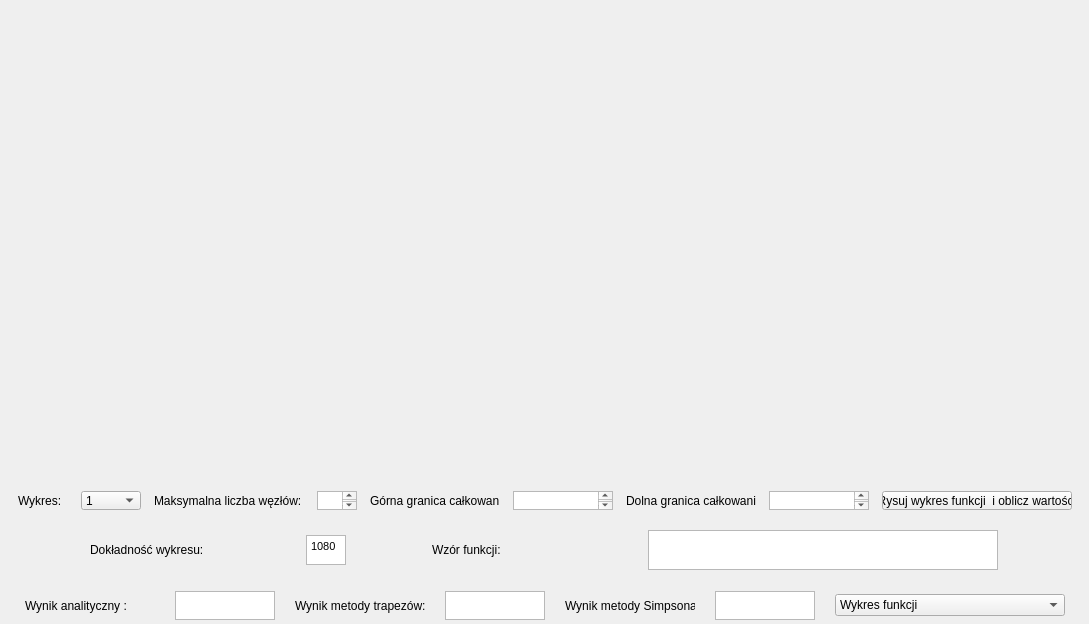
<?xml version="1.0" encoding="UTF-8"?>
<ui version="4.0">
 <class>EX2W</class>
 <widget class="QWidget" name="EX2W">
  <property name="geometry">
   <rect>
    <x>0</x>
    <y>0</y>
    <width>1089</width>
    <height>624</height>
   </rect>
  </property>
  <property name="minimumSize">
   <size>
    <width>1089</width>
    <height>624</height>
   </size>
  </property>
  <property name="maximumSize">
   <size>
    <width>1089</width>
    <height>624</height>
   </size>
  </property>
  <property name="windowTitle">
   <string>EX2W</string>
  </property>
  <widget class="QWidget" name="gridLayoutWidget_2">
   <property name="geometry">
    <rect>
     <x>20</x>
     <y>0</y>
     <width>1091</width>
     <height>481</height>
    </rect>
   </property>
   <layout class="QGridLayout" name="chartLayout"/>
  </widget>
  <widget class="QWidget" name="gridLayoutWidget">
   <property name="geometry">
    <rect>
     <x>0</x>
     <y>480</y>
     <width>1091</width>
     <height>41</height>
    </rect>
   </property>
   <layout class="QGridLayout" name="gridLayout">
    <item row="0" column="2">
     <widget class="QLabel" name="label_2">
      <property name="maximumSize">
       <size>
        <width>150</width>
        <height>16777215</height>
       </size>
      </property>
      <property name="text">
       <string>Maksymalna liczba węzłów: 2^</string>
      </property>
     </widget>
    </item>
    <item row="0" column="6">
     <widget class="QLabel" name="label_4">
      <property name="maximumSize">
       <size>
        <width>130</width>
        <height>16777215</height>
       </size>
      </property>
      <property name="text">
       <string>Dolna granica całkowania:</string>
      </property>
     </widget>
    </item>
    <item row="0" column="0">
     <widget class="QLabel" name="label">
      <property name="maximumSize">
       <size>
        <width>50</width>
        <height>16777215</height>
       </size>
      </property>
      <property name="text">
       <string>Wykres:</string>
      </property>
     </widget>
    </item>
    <item row="0" column="8">
     <widget class="QPushButton" name="computeAndWriteButton">
      <property name="maximumSize">
       <size>
        <width>190</width>
        <height>16777215</height>
       </size>
      </property>
      <property name="text">
       <string>Rysuj wykres funkcji  i oblicz wartości</string>
      </property>
     </widget>
    </item>
    <item row="0" column="4">
     <widget class="QLabel" name="label_3">
      <property name="maximumSize">
       <size>
        <width>130</width>
        <height>16777215</height>
       </size>
      </property>
      <property name="text">
       <string>Górna granica całkowania:</string>
      </property>
     </widget>
    </item>
    <item row="0" column="3">
     <widget class="QTextEdit" name="nodeNmbrTextEdit">
      <property name="maximumSize">
       <size>
        <width>40</width>
        <height>30</height>
       </size>
      </property>
     </widget>
    </item>
    <item row="0" column="5">
     <widget class="QTextEdit" name="toTextEdit">
      <property name="maximumSize">
       <size>
        <width>100</width>
        <height>30</height>
       </size>
      </property>
     </widget>
    </item>
    <item row="0" column="1">
     <widget class="QComboBox" name="chartsComboBox">
      <property name="maximumSize">
       <size>
        <width>60</width>
        <height>16777215</height>
       </size>
      </property>
      <item>
       <property name="text">
        <string>1</string>
       </property>
      </item>
      <item>
       <property name="text">
        <string>2</string>
       </property>
      </item>
      <item>
       <property name="text">
        <string>3</string>
       </property>
      </item>
      <item>
       <property name="text">
        <string>4</string>
       </property>
      </item>
      <item>
       <property name="text">
        <string>5</string>
       </property>
      </item>
      <item>
       <property name="text">
        <string>6</string>
       </property>
      </item>
     </widget>
    </item>
    <item row="0" column="7">
     <widget class="QTextEdit" name="fromTextEdit">
      <property name="maximumSize">
       <size>
        <width>100</width>
        <height>30</height>
       </size>
      </property>
     </widget>
    </item>
   </layout>
  </widget>
  <widget class="QWidget" name="gridLayoutWidget_3">
   <property name="geometry">
    <rect>
     <x>0</x>
     <y>580</y>
     <width>1091</width>
     <height>51</height>
    </rect>
   </property>
   <layout class="QGridLayout" name="gridLayout_3">
    <item row="0" column="4">
     <widget class="QLabel" name="label_5">
      <property name="enabled">
       <bool>true</bool>
      </property>
      <property name="maximumSize">
       <size>
        <width>130</width>
        <height>16777215</height>
       </size>
      </property>
      <property name="frameShape">
       <enum>QFrame::NoFrame</enum>
      </property>
      <property name="frameShadow">
       <enum>QFrame::Plain</enum>
      </property>
      <property name="lineWidth">
       <number>1</number>
      </property>
      <property name="text">
       <string>Wynik metody Simpsona</string>
      </property>
     </widget>
    </item>
    <item row="0" column="1">
     <widget class="QTextBrowser" name="analiticTextBrowser">
      <property name="maximumSize">
       <size>
        <width>100</width>
        <height>30</height>
       </size>
      </property>
     </widget>
    </item>
    <item row="0" column="5">
     <widget class="QTextBrowser" name="simpsonTextBrowser">
      <property name="maximumSize">
       <size>
        <width>100</width>
        <height>30</height>
       </size>
      </property>
     </widget>
    </item>
    <item row="0" column="0">
     <widget class="QLabel" name="label_7">
      <property name="maximumSize">
       <size>
        <width>130</width>
        <height>16777215</height>
       </size>
      </property>
      <property name="text">
       <string>Wynik analityczny : </string>
      </property>
     </widget>
    </item>
    <item row="0" column="2">
     <widget class="QLabel" name="label_6">
      <property name="maximumSize">
       <size>
        <width>130</width>
        <height>16777215</height>
       </size>
      </property>
      <property name="text">
       <string>Wynik metody trapezów: </string>
      </property>
     </widget>
    </item>
    <item row="0" column="3">
     <widget class="QTextBrowser" name="trapezTextBrowser">
      <property name="maximumSize">
       <size>
        <width>100</width>
        <height>30</height>
       </size>
      </property>
     </widget>
    </item>
    <item row="0" column="6">
     <widget class="QComboBox" name="chartsComboBox_2">
      <property name="maximumSize">
       <size>
        <width>230</width>
        <height>16777215</height>
       </size>
      </property>
      <item>
       <property name="text">
        <string>Wykres funkcji</string>
       </property>
      </item>
      <item>
       <property name="text">
        <string>Wykres dokładnośći metodą trapezów</string>
       </property>
      </item>
      <item>
       <property name="text">
        <string>Wykres dokładności metodą Simpsona</string>
       </property>
      </item>
     </widget>
    </item>
   </layout>
  </widget>
  <widget class="QWidget" name="gridLayoutWidget_4">
   <property name="geometry">
    <rect>
     <x>-1</x>
     <y>519</y>
     <width>1091</width>
     <height>62</height>
    </rect>
   </property>
   <layout class="QGridLayout" name="gridLayout_2">
    <item row="0" column="0">
     <widget class="QLabel" name="label_8">
      <property name="maximumSize">
       <size>
        <width>130</width>
        <height>16777215</height>
       </size>
      </property>
      <property name="text">
       <string>Dokładność wykresu:</string>
      </property>
     </widget>
    </item>
    <item row="0" column="1">
     <widget class="QTextEdit" name="chartPrecisionTextEdit">
      <property name="maximumSize">
       <size>
        <width>40</width>
        <height>30</height>
       </size>
      </property>
      <property name="html">
       <string>&lt;!DOCTYPE HTML PUBLIC &quot;-//W3C//DTD HTML 4.0//EN&quot; &quot;http://www.w3.org/TR/REC-html40/strict.dtd&quot;&gt;
&lt;html&gt;&lt;head&gt;&lt;meta name=&quot;qrichtext&quot; content=&quot;1&quot; /&gt;&lt;style type=&quot;text/css&quot;&gt;
p, li { white-space: pre-wrap; }
&lt;/style&gt;&lt;/head&gt;&lt;body style=&quot; font-family:'MS Shell Dlg 2'; font-size:8.25pt; font-weight:400; font-style:normal;&quot;&gt;
&lt;p style=&quot; margin-top:0px; margin-bottom:0px; margin-left:0px; margin-right:0px; -qt-block-indent:0; text-indent:0px;&quot;&gt;1080&lt;/p&gt;&lt;/body&gt;&lt;/html&gt;</string>
      </property>
     </widget>
    </item>
    <item row="0" column="2">
     <widget class="QLabel" name="label_9">
      <property name="maximumSize">
       <size>
        <width>130</width>
        <height>16777215</height>
       </size>
      </property>
      <property name="text">
       <string>Wzór funkcji:</string>
      </property>
     </widget>
    </item>
    <item row="0" column="3">
     <widget class="QGraphicsView" name="graphicsView">
      <property name="maximumSize">
       <size>
        <width>350</width>
        <height>60</height>
       </size>
      </property>
     </widget>
    </item>
   </layout>
  </widget>
 </widget>
 <layoutdefault spacing="6" margin="11"/>
 <resources/>
 <connections/>
</ui>
